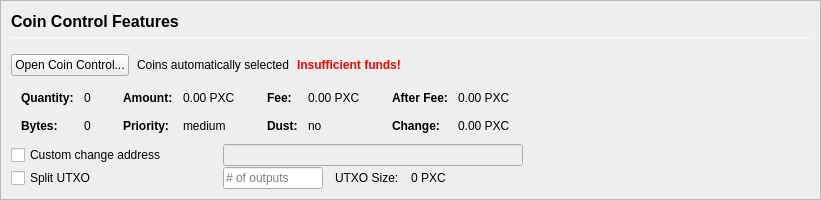
         <widget class="QFrame" name="frameCoinControl">
          <property name="sizePolicy">
           <sizepolicy hsizetype="Expanding" vsizetype="Expanding">
            <horstretch>0</horstretch>
            <verstretch>0</verstretch>
           </sizepolicy>
          </property>
          <property name="maximumSize">
           <size>
            <width>16777215</width>
            <height>16777215</height>
           </size>
          </property>
          <property name="frameShape">
           <enum>QFrame::StyledPanel</enum>
          </property>
          <property name="frameShadow">
           <enum>QFrame::Sunken</enum>
          </property>
          <layout class="QVBoxLayout" name="verticalLayoutCoinControl2">
           <property name="spacing">
            <number>0</number>
           </property>
           <property name="leftMargin">
            <number>0</number>
           </property>
           <property name="topMargin">
            <number>0</number>
           </property>
           <property name="rightMargin">
            <number>0</number>
           </property>
           <property name="bottomMargin">
            <number>0</number>
           </property>
           <item>
            <widget class="QFrame" name="frameCoinControl_BG">
             <layout class="QVBoxLayout" name="verticalLayoutCoinControl" stretch="0,0,0,0,0,0">
              <property name="spacing">
               <number>1</number>
              </property>
              <property name="leftMargin">
               <number>10</number>
              </property>
              <property name="topMargin">
               <number>10</number>
              </property>
              <item>
               <layout class="QHBoxLayout" name="horizontalLayoutCoinControl1">
                <property name="bottomMargin">
                 <number>15</number>
                </property>
                <item>
                 <layout class="QVBoxLayout" name="verticalLayout_3">
                  <property name="spacing">
                   <number>6</number>
                  </property>
                  <item>
                   <widget class="QLabel" name="labelCoinControlFeatures">
                    <property name="sizePolicy">
                     <sizepolicy hsizetype="Preferred" vsizetype="Maximum">
                      <horstretch>0</horstretch>
                      <verstretch>0</verstretch>
                     </sizepolicy>
                    </property>
                    <property name="minimumSize">
                     <size>
                      <width>0</width>
                      <height>20</height>
                     </size>
                    </property>
                    <property name="font">
                     <font>
                      <pointsize>12</pointsize>
                      <weight>75</weight>
                      <bold>true</bold>
                     </font>
                    </property>
                    <property name="styleSheet">
                     <string notr="true">font-weight:bold;</string>
                    </property>
                    <property name="text">
                     <string>Coin Control Features</string>
                    </property>
                   </widget>
                  </item>
                  <item>
                   <widget class="Line" name="line">
                    <property name="minimumSize">
                     <size>
                      <width>0</width>
                      <height>1</height>
                     </size>
                    </property>
                    <property name="maximumSize">
                     <size>
                      <width>16777215</width>
                      <height>1</height>
                     </size>
                    </property>
                    <property name="orientation">
                     <enum>Qt::Horizontal</enum>
                    </property>
                   </widget>
                  </item>
                 </layout>
                </item>
               </layout>
              </item>
              <item>
               <layout class="QHBoxLayout" name="horizontalLayoutCoinControl2" stretch="0,0,0,0">
                <property name="spacing">
                 <number>8</number>
                </property>
                <property name="bottomMargin">
                 <number>10</number>
                </property>
                <item>
                 <widget class="QPushButton" name="pushButtonCoinControl">
                  <property name="styleSheet">
                   <string notr="true"/>
                  </property>
                  <property name="text">
                   <string>Open Coin Control...</string>
                  </property>
                  <property name="autoDefault">
                   <bool>false</bool>
                  </property>
                 </widget>
                </item>
                <item>
                 <widget class="QLabel" name="labelCoinControlAutomaticallySelected">
                  <property name="text">
                   <string>Coins automatically selected</string>
                  </property>
                  <property name="margin">
                   <number>5</number>
                  </property>
                 </widget>
                </item>
                <item>
                 <widget class="QLabel" name="labelCoinControlInsuffFunds">
                  <property name="font">
                   <font>
                    <weight>75</weight>
                    <bold>true</bold>
                   </font>
                  </property>
                  <property name="styleSheet">
                   <string notr="true">color:red;font-weight:bold;</string>
                  </property>
                  <property name="text">
                   <string>Insufficient funds!</string>
                  </property>
                  <property name="margin">
                   <number>5</number>
                  </property>
                 </widget>
                </item>
                <item>
                 <spacer name="horizontalSpacerCoinControl">
                  <property name="orientation">
                   <enum>Qt::Horizontal</enum>
                  </property>
                  <property name="sizeHint" stdset="0">
                   <size>
                    <width>40</width>
                    <height>1</height>
                   </size>
                  </property>
                 </spacer>
                </item>
               </layout>
              </item>
              <item>
               <widget class="QWidget" name="widgetCoinControl" native="true">
                <property name="sizePolicy">
                 <sizepolicy hsizetype="Preferred" vsizetype="Preferred">
                  <horstretch>0</horstretch>
                  <verstretch>0</verstretch>
                 </sizepolicy>
                </property>
                <property name="minimumSize">
                 <size>
                  <width>0</width>
                  <height>0</height>
                 </size>
                </property>
                <property name="styleSheet">
                 <string notr="true"/>
                </property>
                <layout class="QHBoxLayout" name="horizontalLayoutCoinControl5">
                 <property name="leftMargin">
                  <number>0</number>
                 </property>
                 <property name="topMargin">
                  <number>0</number>
                 </property>
                 <property name="rightMargin">
                  <number>0</number>
                 </property>
                 <property name="bottomMargin">
                  <number>0</number>
                 </property>
                 <item>
                  <layout class="QHBoxLayout" name="horizontalLayoutCoinControl3" stretch="0,0,0,1">
                   <property name="spacing">
                    <number>20</number>
                   </property>
                   <property name="topMargin">
                    <number>0</number>
                   </property>
                   <property name="bottomMargin">
                    <number>10</number>
                   </property>
                   <item>
                    <layout class="QFormLayout" name="formLayoutCoinControl1">
                     <property name="horizontalSpacing">
                      <number>10</number>
                     </property>
                     <property name="verticalSpacing">
                      <number>14</number>
                     </property>
                     <property name="leftMargin">
                      <number>10</number>
                     </property>
                     <property name="topMargin">
                      <number>4</number>
                     </property>
                     <property name="rightMargin">
                      <number>6</number>
                     </property>
                     <item row="0" column="0">
                      <widget class="QLabel" name="labelCoinControlQuantityText">
                       <property name="font">
                        <font>
                         <weight>75</weight>
                         <bold>true</bold>
                        </font>
                       </property>
                       <property name="text">
                        <string>Quantity:</string>
                       </property>
                       <property name="margin">
                        <number>0</number>
                       </property>
                      </widget>
                     </item>
                     <item row="0" column="1">
                      <widget class="QLabel" name="labelCoinControlQuantity">
                       <property name="cursor">
                        <cursorShape>IBeamCursor</cursorShape>
                       </property>
                       <property name="contextMenuPolicy">
                        <enum>Qt::ActionsContextMenu</enum>
                       </property>
                       <property name="text">
                        <string notr="true">0</string>
                       </property>
                       <property name="margin">
                        <number>0</number>
                       </property>
                       <property name="textInteractionFlags">
                        <set>Qt::LinksAccessibleByMouse|Qt::TextSelectableByKeyboard|Qt::TextSelectableByMouse</set>
                       </property>
                      </widget>
                     </item>
                     <item row="1" column="0">
                      <widget class="QLabel" name="labelCoinControlBytesText">
                       <property name="font">
                        <font>
                         <weight>75</weight>
                         <bold>true</bold>
                        </font>
                       </property>
                       <property name="text">
                        <string>Bytes:</string>
                       </property>
                      </widget>
                     </item>
                     <item row="1" column="1">
                      <widget class="QLabel" name="labelCoinControlBytes">
                       <property name="cursor">
                        <cursorShape>IBeamCursor</cursorShape>
                       </property>
                       <property name="contextMenuPolicy">
                        <enum>Qt::ActionsContextMenu</enum>
                       </property>
                       <property name="text">
                        <string notr="true">0</string>
                       </property>
                       <property name="textInteractionFlags">
                        <set>Qt::LinksAccessibleByMouse|Qt::TextSelectableByKeyboard|Qt::TextSelectableByMouse</set>
                       </property>
                      </widget>
                     </item>
                    </layout>
                   </item>
                   <item>
                    <layout class="QFormLayout" name="formLayoutCoinControl2">
                     <property name="horizontalSpacing">
                      <number>10</number>
                     </property>
                     <property name="verticalSpacing">
                      <number>14</number>
                     </property>
                     <property name="leftMargin">
                      <number>6</number>
                     </property>
                     <property name="topMargin">
                      <number>4</number>
                     </property>
                     <property name="rightMargin">
                      <number>6</number>
                     </property>
                     <item row="0" column="0">
                      <widget class="QLabel" name="labelCoinControlAmountText">
                       <property name="font">
                        <font>
                         <weight>75</weight>
                         <bold>true</bold>
                        </font>
                       </property>
                       <property name="text">
                        <string>Amount:</string>
                       </property>
                       <property name="margin">
                        <number>0</number>
                       </property>
                      </widget>
                     </item>
                     <item row="0" column="1">
                      <widget class="QLabel" name="labelCoinControlAmount">
                       <property name="cursor">
                        <cursorShape>IBeamCursor</cursorShape>
                       </property>
                       <property name="contextMenuPolicy">
                        <enum>Qt::ActionsContextMenu</enum>
                       </property>
                       <property name="text">
                        <string notr="true">0.00 PXC</string>
                       </property>
                       <property name="textInteractionFlags">
                        <set>Qt::LinksAccessibleByMouse|Qt::TextSelectableByKeyboard|Qt::TextSelectableByMouse</set>
                       </property>
                      </widget>
                     </item>
                     <item row="1" column="0">
                      <widget class="QLabel" name="labelCoinControlPriorityText">
                       <property name="font">
                        <font>
                         <weight>75</weight>
                         <bold>true</bold>
                        </font>
                       </property>
                       <property name="text">
                        <string>Priority:</string>
                       </property>
                      </widget>
                     </item>
                     <item row="1" column="1">
                      <widget class="QLabel" name="labelCoinControlPriority">
                       <property name="cursor">
                        <cursorShape>IBeamCursor</cursorShape>
                       </property>
                       <property name="contextMenuPolicy">
                        <enum>Qt::ActionsContextMenu</enum>
                       </property>
                       <property name="text">
                        <string>medium</string>
                       </property>
                       <property name="textInteractionFlags">
                        <set>Qt::LinksAccessibleByMouse|Qt::TextSelectableByKeyboard|Qt::TextSelectableByMouse</set>
                       </property>
                      </widget>
                     </item>
                    </layout>
                   </item>
                   <item>
                    <layout class="QFormLayout" name="formLayoutCoinControl3">
                     <property name="horizontalSpacing">
                      <number>10</number>
                     </property>
                     <property name="verticalSpacing">
                      <number>14</number>
                     </property>
                     <property name="leftMargin">
                      <number>6</number>
                     </property>
                     <property name="topMargin">
                      <number>4</number>
                     </property>
                     <property name="rightMargin">
                      <number>6</number>
                     </property>
                     <item row="0" column="0">
                      <widget class="QLabel" name="labelCoinControlFeeText">
                       <property name="font">
                        <font>
                         <weight>75</weight>
                         <bold>true</bold>
                        </font>
                       </property>
                       <property name="text">
                        <string>Fee:</string>
                       </property>
                       <property name="margin">
                        <number>0</number>
                       </property>
                      </widget>
                     </item>
                     <item row="0" column="1">
                      <widget class="QLabel" name="labelCoinControlFee">
                       <property name="cursor">
                        <cursorShape>IBeamCursor</cursorShape>
                       </property>
                       <property name="contextMenuPolicy">
                        <enum>Qt::ActionsContextMenu</enum>
                       </property>
                       <property name="text">
                        <string notr="true">0.00 PXC</string>
                       </property>
                       <property name="textInteractionFlags">
                        <set>Qt::LinksAccessibleByMouse|Qt::TextSelectableByKeyboard|Qt::TextSelectableByMouse</set>
                       </property>
                      </widget>
                     </item>
                     <item row="1" column="0">
                      <widget class="QLabel" name="labelCoinControlLowOutputText">
                       <property name="font">
                        <font>
                         <weight>75</weight>
                         <bold>true</bold>
                        </font>
                       </property>
                       <property name="text">
                        <string>Dust:</string>
                       </property>
                      </widget>
                     </item>
                     <item row="1" column="1">
                      <widget class="QLabel" name="labelCoinControlLowOutput">
                       <property name="cursor">
                        <cursorShape>IBeamCursor</cursorShape>
                       </property>
                       <property name="contextMenuPolicy">
                        <enum>Qt::ActionsContextMenu</enum>
                       </property>
                       <property name="text">
                        <string>no</string>
                       </property>
                       <property name="textInteractionFlags">
                        <set>Qt::LinksAccessibleByMouse|Qt::TextSelectableByKeyboard|Qt::TextSelectableByMouse</set>
                       </property>
                      </widget>
                     </item>
                    </layout>
                   </item>
                   <item>
                    <layout class="QFormLayout" name="formLayoutCoinControl4">
                     <property name="horizontalSpacing">
                      <number>10</number>
                     </property>
                     <property name="verticalSpacing">
                      <number>14</number>
                     </property>
                     <property name="leftMargin">
                      <number>6</number>
                     </property>
                     <property name="topMargin">
                      <number>4</number>
                     </property>
                     <property name="rightMargin">
                      <number>6</number>
                     </property>
                     <item row="0" column="0">
                      <widget class="QLabel" name="labelCoinControlAfterFeeText">
                       <property name="font">
                        <font>
                         <weight>75</weight>
                         <bold>true</bold>
                        </font>
                       </property>
                       <property name="text">
                        <string>After Fee:</string>
                       </property>
                       <property name="margin">
                        <number>0</number>
                       </property>
                      </widget>
                     </item>
                     <item row="0" column="1">
                      <widget class="QLabel" name="labelCoinControlAfterFee">
                       <property name="cursor">
                        <cursorShape>IBeamCursor</cursorShape>
                       </property>
                       <property name="contextMenuPolicy">
                        <enum>Qt::ActionsContextMenu</enum>
                       </property>
                       <property name="text">
                        <string notr="true">0.00 PXC</string>
                       </property>
                       <property name="textInteractionFlags">
                        <set>Qt::LinksAccessibleByMouse|Qt::TextSelectableByKeyboard|Qt::TextSelectableByMouse</set>
                       </property>
                      </widget>
                     </item>
                     <item row="1" column="0">
                      <widget class="QLabel" name="labelCoinControlChangeText">
                       <property name="font">
                        <font>
                         <weight>75</weight>
                         <bold>true</bold>
                        </font>
                       </property>
                       <property name="text">
                        <string>Change:</string>
                       </property>
                      </widget>
                     </item>
                     <item row="1" column="1">
                      <widget class="QLabel" name="labelCoinControlChange">
                       <property name="cursor">
                        <cursorShape>IBeamCursor</cursorShape>
                       </property>
                       <property name="contextMenuPolicy">
                        <enum>Qt::ActionsContextMenu</enum>
                       </property>
                       <property name="text">
                        <string notr="true">0.00 PXC</string>
                       </property>
                       <property name="textInteractionFlags">
                        <set>Qt::LinksAccessibleByMouse|Qt::TextSelectableByKeyboard|Qt::TextSelectableByMouse</set>
                       </property>
                      </widget>
                     </item>
                    </layout>
                   </item>
                  </layout>
                 </item>
                </layout>
               </widget>
              </item>
              <item>
               <layout class="QHBoxLayout" name="horizontalLayoutCoinControl4">
                <property name="spacing">
                 <number>12</number>
                </property>
                <property name="sizeConstraint">
                 <enum>QLayout::SetDefaultConstraint</enum>
                </property>
                <property name="topMargin">
                 <number>0</number>
                </property>
                <property name="rightMargin">
                 <number>0</number>
                </property>
                <item>
                 <widget class="QCheckBox" name="checkBoxCoinControlChange">
                  <property name="sizePolicy">
                   <sizepolicy hsizetype="Preferred" vsizetype="Preferred">
                    <horstretch>0</horstretch>
                    <verstretch>0</verstretch>
                   </sizepolicy>
                  </property>
                  <property name="minimumSize">
                   <size>
                    <width>200</width>
                    <height>0</height>
                   </size>
                  </property>
                  <property name="maximumSize">
                   <size>
                    <width>200</width>
                    <height>16777215</height>
                   </size>
                  </property>
                  <property name="toolTip">
                   <string>If this is activated, but the change address is empty or invalid, change will be sent to a newly generated address.</string>
                  </property>
                  <property name="text">
                   <string>Custom change address</string>
                  </property>
                 </widget>
                </item>
                <item>
                 <widget class="QValidatedLineEdit" name="lineEditCoinControlChange">
                  <property name="enabled">
                   <bool>false</bool>
                  </property>
                  <property name="sizePolicy">
                   <sizepolicy hsizetype="Preferred" vsizetype="Preferred">
                    <horstretch>0</horstretch>
                    <verstretch>0</verstretch>
                   </sizepolicy>
                  </property>
                  <property name="minimumSize">
                   <size>
                    <width>300</width>
                    <height>0</height>
                   </size>
                  </property>
                 </widget>
                </item>
                <item>
                 <widget class="QLabel" name="labelCoinControlChangeLabel">
                  <property name="sizePolicy">
                   <sizepolicy hsizetype="Preferred" vsizetype="Preferred">
                    <horstretch>0</horstretch>
                    <verstretch>0</verstretch>
                   </sizepolicy>
                  </property>
                  <property name="minimumSize">
                   <size>
                    <width>100</width>
                    <height>0</height>
                   </size>
                  </property>
                  <property name="text">
                   <string/>
                  </property>
                  <property name="margin">
                   <number>3</number>
                  </property>
                 </widget>
                </item>
               </layout>
              </item>
              <item>
               <layout class="QHBoxLayout" name="horizontalLayoutCoinControl6">
                <property name="spacing">
                 <number>12</number>
                </property>
                <property name="rightMargin">
                 <number>0</number>
                </property>
                <item>
                 <widget class="QCheckBox" name="splitBlockCheckBox">
                  <property name="sizePolicy">
                   <sizepolicy hsizetype="Preferred" vsizetype="Preferred">
                    <horstretch>0</horstretch>
                    <verstretch>0</verstretch>
                   </sizepolicy>
                  </property>
                  <property name="minimumSize">
                   <size>
                    <width>200</width>
                    <height>0</height>
                   </size>
                  </property>
                  <property name="maximumSize">
                   <size>
                    <width>200</width>
                    <height>16777215</height>
                   </size>
                  </property>
                  <property name="text">
                   <string>Split UTXO</string>
                  </property>
                 </widget>
                </item>
                <item>
                 <widget class="QLineEdit" name="splitBlockLineEdit">
                  <property name="sizePolicy">
                   <sizepolicy hsizetype="Preferred" vsizetype="Preferred">
                    <horstretch>50</horstretch>
                    <verstretch>0</verstretch>
                   </sizepolicy>
                  </property>
                  <property name="minimumSize">
                   <size>
                    <width>100</width>
                    <height>0</height>
                   </size>
                  </property>
                  <property name="maximumSize">
                   <size>
                    <width>100</width>
                    <height>16777215</height>
                   </size>
                  </property>
                  <property name="placeholderText">
                   <string># of outputs</string>
                  </property>
                 </widget>
                </item>
                <item>
                 <widget class="QLabel" name="labelBlockSizeText">
                  <property name="text">
                   <string>UTXO Size:</string>
                  </property>
                 </widget>
                </item>
                <item>
                 <widget class="QLabel" name="labelBlockSize">
                  <property name="text">
                   <string>0 PXC</string>
                  </property>
                 </widget>
                </item>
                <item>
                 <spacer name="horizontalSpacer_7">
                  <property name="orientation">
                   <enum>Qt::Horizontal</enum>
                  </property>
                  <property name="sizeHint" stdset="0">
                   <size>
                    <width>40</width>
                    <height>20</height>
                   </size>
                  </property>
                 </spacer>
                </item>
               </layout>
              </item>
              <item>
               <spacer name="verticalSpacerCoinControl">
                <property name="orientation">
                 <enum>Qt::Vertical</enum>
                </property>
                <property name="sizeHint" stdset="0">
                 <size>
                  <width>800</width>
                  <height>1</height>
                 </size>
                </property>
               </spacer>
              </item>
             </layout>
            </widget>
           </item>
          </layout>
         </widget>
